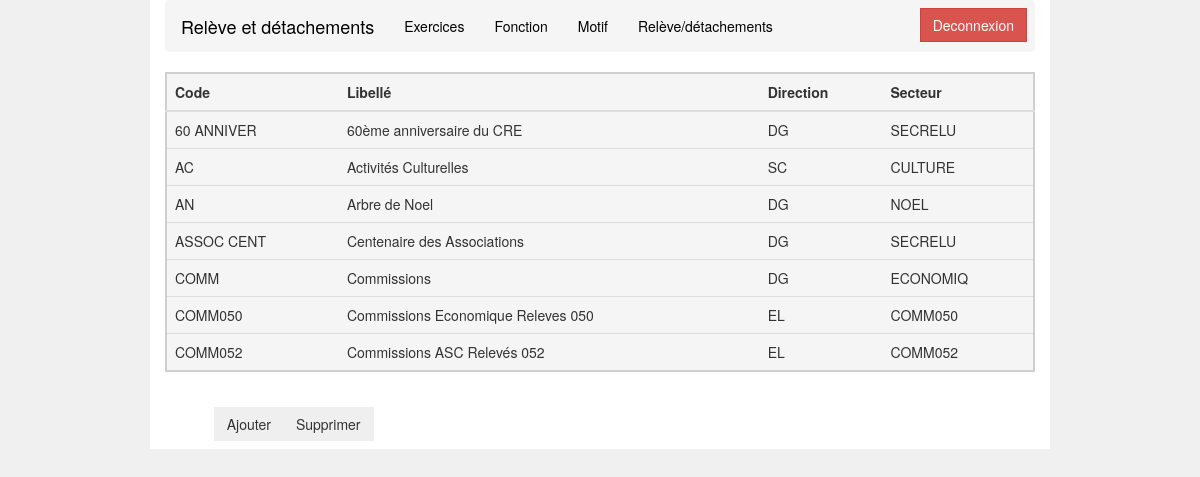
Screenshot of /index4.php (signed in) with the database file from the repository.
### tables this page shows
CREATE TABLE IF NOT EXISTS `motif` (
  `code` varchar(255) NOT NULL,
  `libelle` varchar(255) NOT NULL,
  `direction` varchar(255) NOT NULL,
  `service` varchar(255) NOT NULL,
  UNIQUE KEY `code` (`code`)
);

### index4.php (the view, shortened to what this page needs)
<!DOCTYPE html>
<html lang="fr">
<head>
    <link rel="stylesheet" href="https://maxcdn.bootstrapcdn.com/bootstrap/3.4.0/css/bootstrap.min.css">
</head>
<body style="background-color: #f0f0f0;">
<div class="container" style="background: white">
    <?php include 'menu.php';
    if (!isset($_SESSION['pseudo'])) {
        echo '<div style="text-align: center;"><span  style="color: red; font-size: medium; "><b>Vous devez vous connecter pour acceder à la page </div></font><br />';
    } else {
        try {
            $bdd = new PDO('mysql:host=localhost;dbname=test;charset=utf8', 'root', '');
        } catch (Exception $e) {
            die('Erreur : ' . $e->getMessage());
        }
        $reponse = $bdd->query('SELECT * FROM motif ORDER BY code ASC'); ?>
        <div style="overflow: auto;max-height: 60vh;">
            <table class="table table table-hover " style="background-color: whitesmoke;border: solid 2px #cfcfcf ">
                <thead>
                <tr>
                    <th>Code</th>
                    <th>Libellé</th>
                    <th>Direction</th>
                    <th>Secteur</th>
                </tr>
                </thead>
                <tbody>
                <?php
                while ($donnees = $reponse->fetch()) {
                    ?>
                    <tr>
                        <td><?php echo $donnees['code']; ?></td>
                        <td><?php echo $donnees['libelle']; ?></td>
                        <td><?php echo $donnees['direction']; ?></td>
                        <td><?php echo $donnees['service']; ?></td>
                    </tr>
                <?php } ?>
                </tbody>
            </table>
        </div>
        <div class="col-lg-3 col-md-4 col-sm-5 col-xs-12" style="margin: 1vh;">
            <div class="btn-group" role="group" aria-label="exemple">
                <button type="button" class="btn btn-light" data-toggle="modal" data-target="#exampleModal">Ajouter
                </button>
                <button type="button" class="btn btn-light" data-toggle="modal" data-target="#suppmodal  ">
                    Supprimer
                </button>
            </div>
        </div>
    <?php } ?>
</div>
</body>
</html>

### index4.php (style rules this page uses)
.container { width: 75%; }
.btn { border-radius: 0px; }
.btn-group { float: right; margin-top: 7px; margin-right: 2px; }

### rows the page displays
motif: code "60 ANNIVER", libelle "60ème anniversaire du CRE", direction "DG", service "SECRELU"
motif: code "AC", libelle "Activités Culturelles", direction "SC", service "CULTURE"
motif: code "AN", libelle "Arbre de Noel", direction "DG", service "NOEL"
motif: code "ASSOC CENT", libelle "Centenaire des Associations", direction "DG", service "SECRELU"
motif: code "COMM", libelle "Commissions", direction "DG", service "ECONOMIQ"
motif: code "COMM050", libelle "Commissions Economique Releves 050", direction "EL", service "COMM050"
motif: code "COMM052", libelle "Commissions ASC Relevés 052", direction "EL", service "COMM052"
